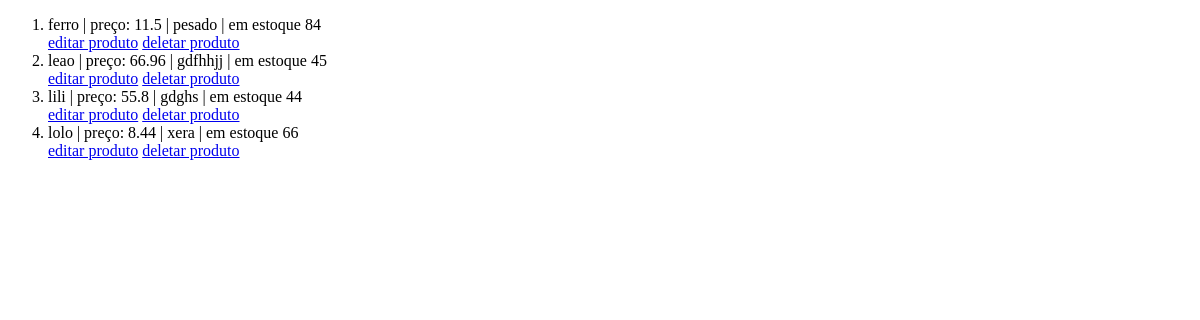
Page /produtos/ on the earlier database version.
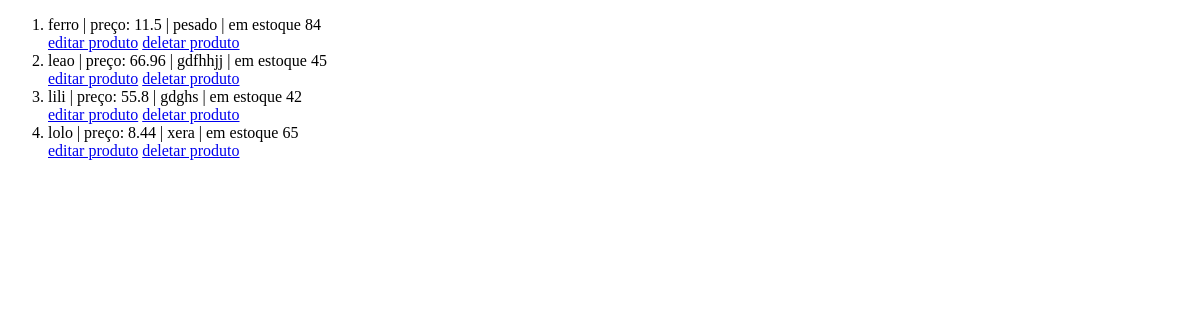
Same page on the later database version.
### models/produtos.py (models this page shows, shortened)
class Produto(Base):
    __tablename__ = 'tb_produtos'
    pro_id: Mapped[int] = mapped_column(primary_key=True, autoincrement=True)
    pro_nome: Mapped[str] = mapped_column(nullable=False)
    pro_descricao: Mapped[str] = mapped_column(nullable=False)
    pro_preco: Mapped[float] = mapped_column(nullable=False)
    pro_estoque: Mapped[int] = mapped_column()
    @classmethod
    def all(cls, ordem = "crescente"):
        if ordem == "crescente":
            direcao = "ASC"
        elif ordem == "decrescente":
            direcao = "DESC"
        sql = text(f"SELECT * FROM tb_produtos ORDER BY pro_nome {direcao}")
        produtos = session.execute(sql).fetchall()
        return produtos

### controllers/produtos.py (the view)
@produto_bp.route('/', methods=['GET','POST'])
def view():
    if request.method == 'POST':
        ordem = request.form['ordem']
        produtos = Produto.all(ordem=ordem)
    elif request.method == 'GET':
        produtos = Produto.all()
    return render_template('produtos/view.html', produtos = produtos)

### templates/produtos/view.html (shortened to what this page needs)
{% extends "model.html" %}
{% block content %}
<div>
    <ol>
        {% for produto in produtos %}
            <li>{{produto.pro_nome}} | preço: {{produto.pro_preco}} | {{produto.pro_descricao}} | em estoque {{produto.pro_estoque}}</li>
            <a href="{{url_for('produtos.edit', pro_id=produto.pro_id)}}">editar produto</a>
            <a href="{{url_for('produtos.remove', pro_id=produto.pro_id)}}">deletar produto</a>
        {% endfor %}
    </ol>
</div>
{% endblock %}

### templates/model.html (shortened to what this page needs)
<!DOCTYPE html>
<html lang="en">
<head>
</head>
<body>
    {% block content %}{% endblock %}
</body>
</html>

Differences in the rows shown:
changed Produto "lili": pro_estoque "44" → "42"
changed Produto "lolo": pro_estoque "66" → "65"
